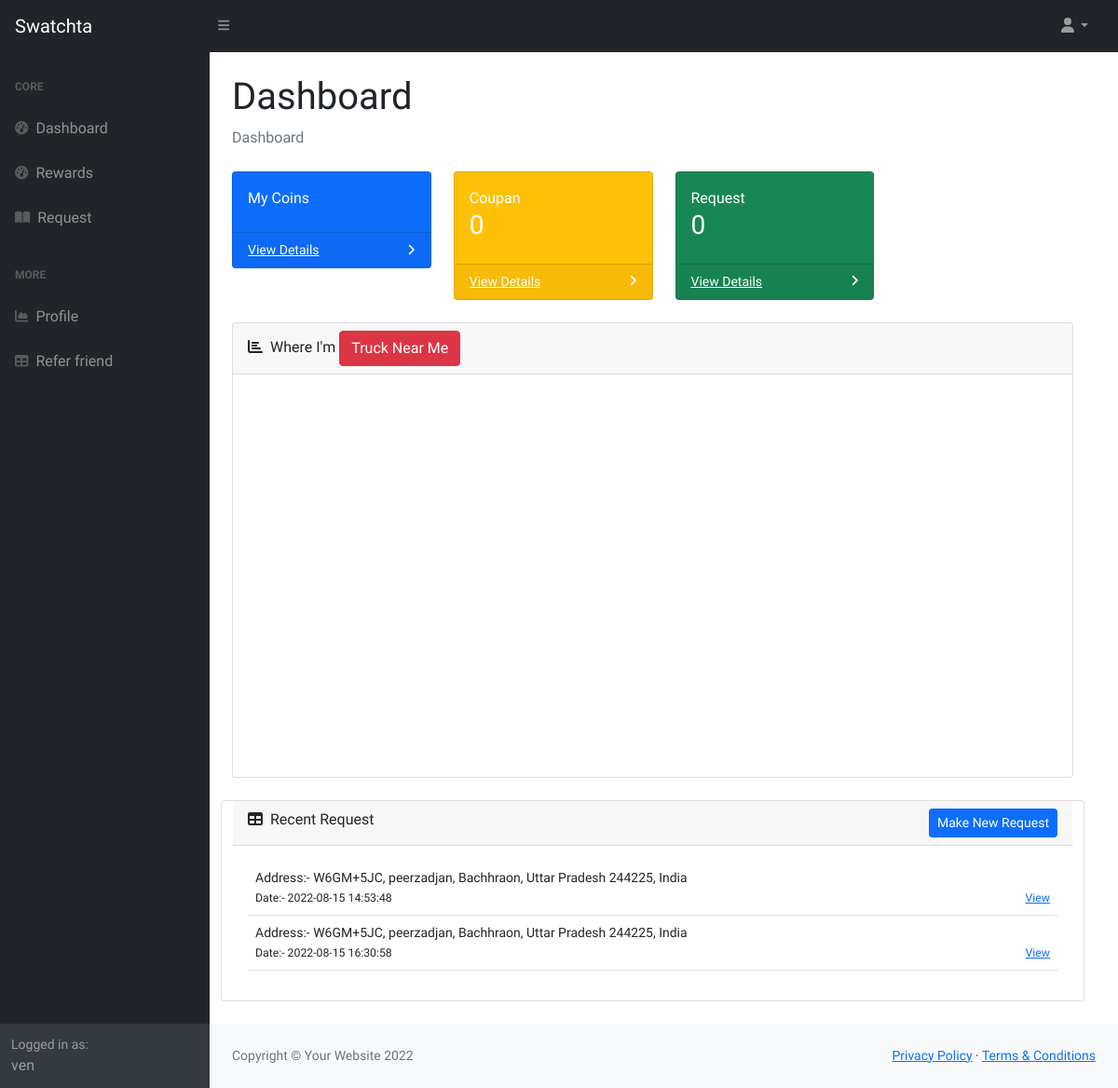
/home.php (signed in), run on an earlier commit of the app's database.
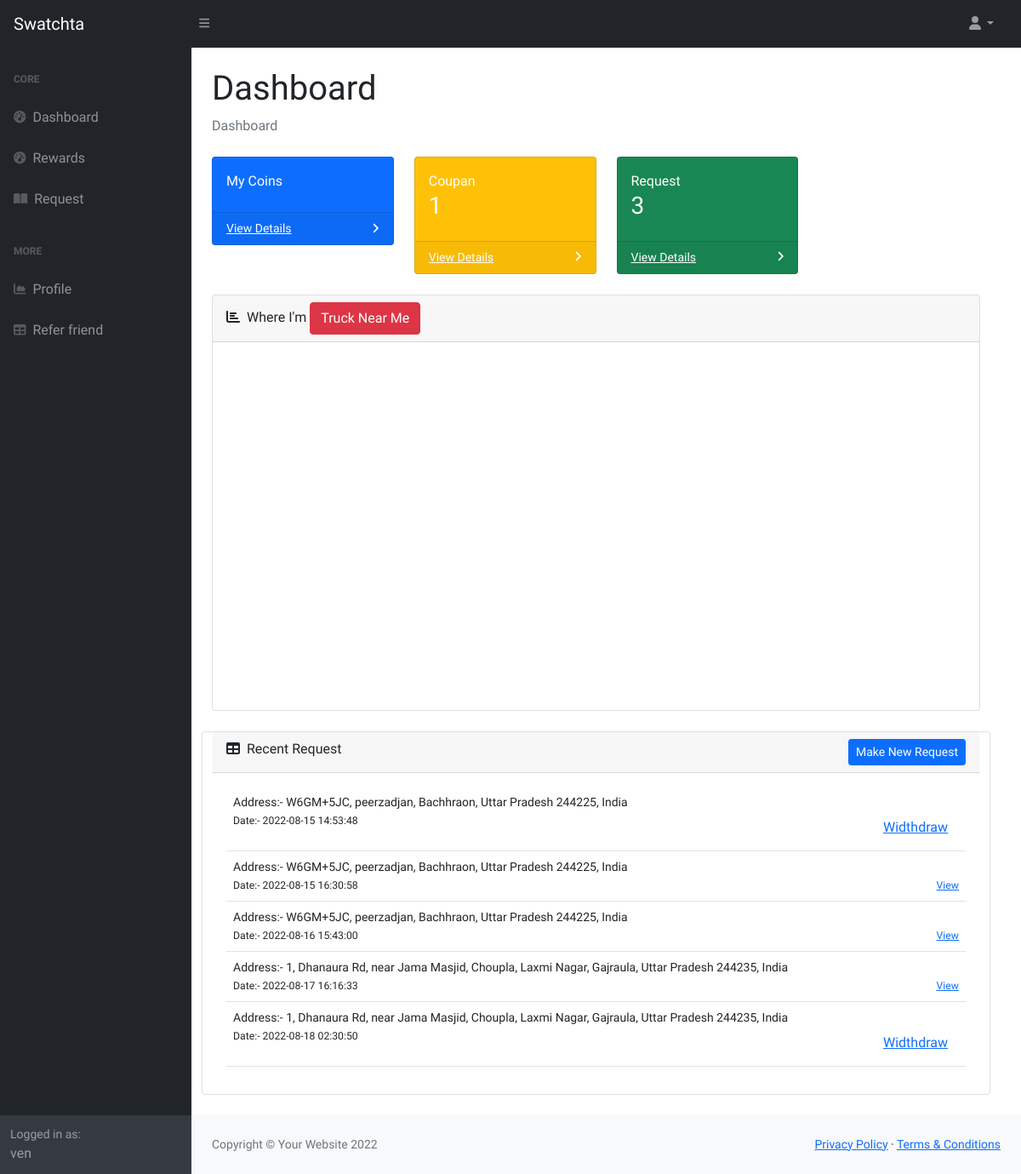
And on a later commit of the database.
### tables this page shows
CREATE TABLE `service` (
  `id` int(255) NOT NULL,
  `address` varchar(255) DEFAULT NULL,
  `latt` varchar(255) DEFAULT NULL,
  `lon` varchar(255) DEFAULT NULL,
  `image` varchar(255) DEFAULT NULL,
  `allocated_to` int(11) DEFAULT NULL,
  `status` int(11) DEFAULT NULL COMMENT '-1 close 0withdw 1 new  2allocate 3accpt 4complete ',
  `citizen_id` int(11) DEFAULT NULL,
  `remark` varchar(255) DEFAULT NULL,
  `description` varchar(255) DEFAULT NULL,
  `contact` int(255) DEFAULT NULL,
  `date` timestamp NOT NULL DEFAULT current_timestamp()
);

### home.php (the view, shortened to what the changed rows need)
<?php require_once('userHeader.php') ?>
<div id="layoutSidenav_content">
    <main>
        <div class="container-fluid px-4">
            <h1 class="mt-4">Dashboard</h1>
            <div class="row">
                <div class="col-xl-3 col-md-6">
                    <div class="card bg-warning text-white mb-4">
                        <div class="card-body">Coupan <h3><?php
                                                            $sql = "SELECT count(id) as c from rewards where owner=$id";
                                                            $res = mysqli_query($conn, $sql);
                                                            if (!$res) {
                                                                echo mysqli_error($conn);
                                                            } else {
                                                                $row = mysqli_fetch_assoc($res);
                                                                echo $row['c'];
                                                            }
                                                            ?></h3>
                        </div>
                    </div>
                </div>
                <div class="col-xl-3 col-md-6">
                    <div class="card bg-success text-white mb-4">
                        <div class="card-body">Request<h3>
                                <?php
                                $sql = "SELECT count(id) as c from service where citizen_id=$id and status=1";
                                $res = mysqli_query($conn, $sql);
                                if (!$res) {
                                    echo mysqli_error($conn);
                                } else {
                                    $row = mysqli_fetch_assoc($res);
                                    echo $row['c'];
                                }
                                ?>
                            </h3>
                        </div>
                    </div>
                </div>
                <div class="row">
                    <div class="card mb-4">
                        <div class="card-body">
                            <table class="table table-responsive">
                                <?php
                                $id = $_SESSION["login_user"]["id"];
                                $sql1 = "SELECT * FROM `service` where citizen_id='$id' limit 5";
                                if (!$result = mysqli_query($conn, $sql1)) {
                                    echo mysqli_errno($conn);
                                } else {
                                    while ($res = mysqli_fetch_assoc($result)) {
                                ?>
                                        <tr>
                                            <td>
                                                Address:- <?php echo $res["address"]; ?>
                                                <br>
                                                <small>Date:- <?php echo $res["date"]; ?></small>
                                                <div style="float:right;">
                                                    <?php if ($res["status"] == 1 && $res["status"] == 2 ) { ?>
                                                        <small>
                                                            <a class="btn btn-sm btn-warning" href="widraw.php?id=<?php echo  $res["status"]  ?>">Widthdraw </a>
                                                        </small>|
                                                    <?php } else if ($res["status"] == 0) { ?>
                                                        <small>
                                                            <a class="btn  btn-link">Widthdraw </a>
                                                        </small>
                                                    <?php }else{ ?>
                                                    <small>
                                                        <a href="viewRequest.php?id=<?php echo $res['id'] ?>"> View </a>
                                                    </small>
                                                    <?php }?>
                                                </div>
                                            </td>
                                        </tr>
                                <?php }
                                } ?>
                            </table>
                        </div>
                    </div>
                </div>
    </main>
</div>
</div>
</body>
</html>

What changed in the data, as far as the page shows it:
changed service (number 1 of 5 on the later page): status "View" → "Widthdraw"
added service: address "W6GM+5JC, peerzadjan, Bachhraon, Uttar Pradesh 244225, India", date "2022-08-16 15:43:00"
added service: address "1, Dhanaura Rd, near Jama Masjid, Choupla, Laxmi Nagar, Gajraula, Uttar Pradesh 244235, India", date "2022-08-17 16:16:33"
added service: address "1, Dhanaura Rd, near Jama Masjid, Choupla, Laxmi Nagar, Gajraula, Uttar Pradesh 244235, India", date "2022-08-18 02:30:50", status "Widthdraw"
Also different on the page:
$row['c']: "0" → "1"
$row['c']: "0" → "3"
